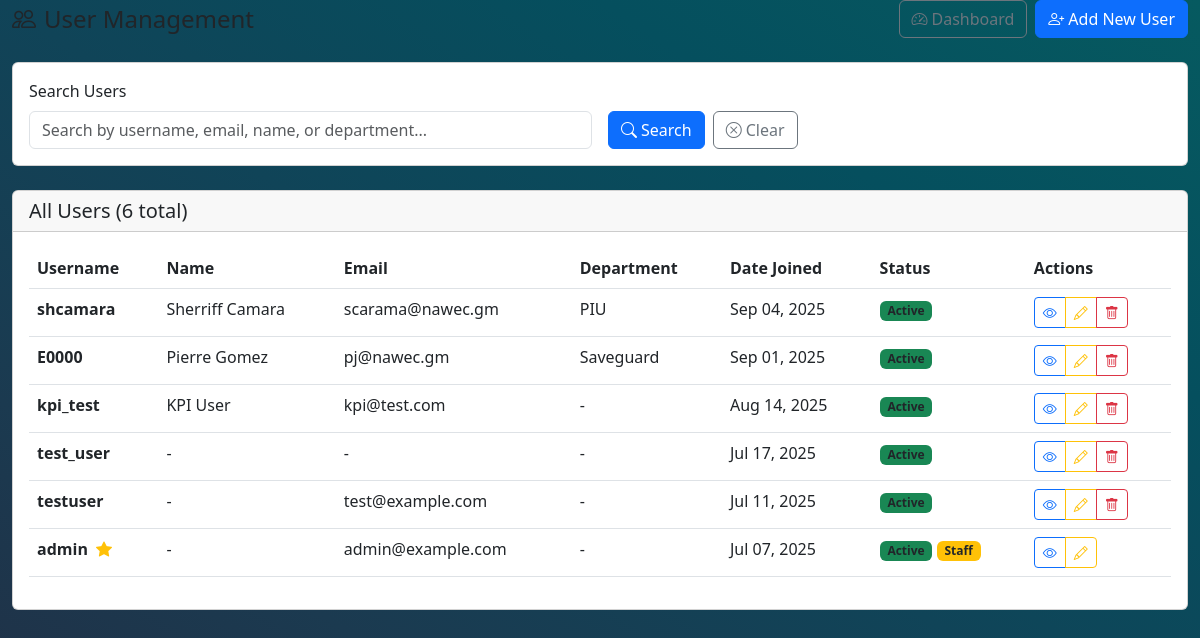
The app's page /user-accounts/users/ (signed in) with its own data.
### accounts/models.py (models this page shows, shortened)
class User(AbstractUser):
    department = models.CharField(max_length=100, null=True, blank=True)
    groups = models.ManyToManyField(
        'auth.Group',
        related_name='custom_user_groups',
        blank=True,
        help_text='The groups this user belongs to.'
    )
    user_permissions = models.ManyToManyField(
        'auth.Permission',
        related_name='custom_user_permissions',
        blank=True,
        help_text='Specific permissions for this user.'
    )

### accounts/views.py (the view, shortened to what this page needs)
# urls.py: path('users/', views.UserListView.as_view(), name='user_list'),
class UserListView(LoginRequiredMixin, UserPassesTestMixin, ListView):
    model = User
    template_name = 'accounts/user_list.html'
    context_object_name = 'users'
    paginate_by = 20
    def test_func(self):
        return is_admin(self.request.user)
    def get_queryset(self):
        queryset = User.objects.all().order_by('-date_joined')
        search_query = self.request.GET.get('search')
        return queryset
    def get_context_data(self, **kwargs):
        context = super().get_context_data(**kwargs)
        context['search_query'] = self.request.GET.get('search', '')
        return context

### accounts/views.py (called while the page is built)
def is_admin(user):
    return user.is_superuser or user.is_staff

### templates/accounts/user_list.html (shortened to what this page needs)
{% extends "base.html" %}
{% load widget_tweaks %}
{% block content %}
<div class="container-fluid">
    <div class="row">
        <div class="col-12">
            <div class="d-flex justify-content-between align-items-center mb-4">
                <h2 class="h4 text-dark mb-0">
                    <i class="bi bi-people me-2"></i>User Management
                </h2>
                <div class="d-flex gap-2">
                    <a href="{% url 'accounts:user_dashboard' %}" class="btn btn-outline-secondary">
                        <i class="bi bi-speedometer2 me-1"></i>Dashboard
                    </a>
                    <a href="{% url 'accounts:user_create' %}" class="btn btn-primary">
                        <i class="bi bi-person-plus me-1"></i>Add New User
                    </a>
                </div>
            </div>
            <div class="card mb-4">
                <div class="card-body">
                    <form method="GET" class="row g-3">
                        <div class="col-md-6">
                            <label for="search" class="form-label">Search Users</label>
                            <input type="text"
                                   class="form-control"
                                   id="search"
                                   name="search"
                                   value="{{ search_query }}"
                                   placeholder="Search by username, email, name, or department...">
                        </div>
                        <div class="col-md-6 d-flex align-items-end">
                            <button type="submit" class="btn btn-primary me-2">
                                <i class="bi bi-search me-1"></i>Search
                            </button>
                            <a href="{% url 'accounts:user_list' %}" class="btn btn-outline-secondary">
                                <i class="bi bi-x-circle me-1"></i>Clear
                            </a>
                        </div>
                    </form>
                </div>
            </div>
            <div class="card">
                <div class="card-header">
                    <h5 class="mb-0">All Users ({{ users|length }} total)</h5>
                </div>
                <div class="card-body">
                    <div class="table-responsive">
                        <table class="table table-hover">
                            <thead>
                                <tr>
                                    <th>Username</th>
                                    <th>Name</th>
                                    <th>Email</th>
                                    <th>Department</th>
                                    <th>Date Joined</th>
                                    <th>Status</th>
                                    <th>Actions</th>
                                </tr>
                            </thead>
                            <tbody>
                                {% for user in users %}
                                <tr>
                                    <td>
                                        <strong>{{ user.username }}</strong>
                                        {% if user.is_superuser %}
                                            <i class="bi bi-star-fill text-warning ms-1" title="Superuser"></i>
                                        {% endif %}
                                    </td>
                                    <td>{{ user.get_full_name|default:"-" }}</td>
                                    <td>{{ user.email|default:"-" }}</td>
                                    <td>{{ user.department|default:"-" }}</td>
                                    <td>{{ user.date_joined|date:"M d, Y" }}</td>
                                    <td>
                                        {% if user.is_active %}
                                            <span class="badge bg-success">Active</span>
                                        {% else %}
                                            <span class="badge bg-danger">Inactive</span>
                                        {% endif %}
                                        {% if user.is_staff %}
                                            <span class="badge bg-warning">Staff</span>
                                        {% endif %}
                                    </td>
                                    <td>
                                        <div class="btn-group" role="group">
                                            <a href="{% url 'accounts:user_detail' user.pk %}"
                                               class="btn btn-sm btn-outline-primary"
                                               title="View Details">
                                                <i class="bi bi-eye"></i>
                                            </a>
                                            <a href="{% url 'accounts:user_update' user.pk %}"
                                               class="btn btn-sm btn-outline-warning"
                                               title="Edit User">
                                                <i class="bi bi-pencil"></i>
                                            </a>
                                            {% if user != request.user %}
                                            <a href="{% url 'accounts:user_delete' user.pk %}"
                                               class="btn btn-sm btn-outline-danger"
                                               title="Delete User"
                                               onclick="return confirm('Are you sure you want to delete this user?')">
                                                <i class="bi bi-trash"></i>
                                            </a>
                                            {% endif %}
                                        </div>
                                    </td>
                                </tr>
                                {% endfor %}
                            </tbody>
                        </table>
                    </div>
                </div>
            </div>
        </div>
    </div>
</div>
{% endblock %}

### templates/base.html (shortened to what this page needs)
{% load static %}
<!DOCTYPE html>
<html lang="en">
<head>
    <link href="{% static 'css/vendor/tailwind.min.css' %}" rel="stylesheet" />
    <link href="{% static 'css/tailwind-reset.css' %}" rel="stylesheet" />
    <link href="{% static 'css/vendor/bootstrap.min.css' %}" rel="stylesheet" />
    <link rel="stylesheet" href="{% static 'css/vendor/bootstrap-icons.css' %}" />
    <link rel="stylesheet" href="{% static 'css/vendor/fontawesome.min.css' %}" />
    <link href="{% static 'css/styles.css' %}" rel="stylesheet" />
    <link href="{% static 'css/text-contrast.css' %}" rel="stylesheet" />
</head>
<body hx-headers='{"X-CSRFToken": "{{ csrf_token }}"}'>
    {% block content %}
    {% endblock %}
</body>
</html>

### static/css/styles.css (style rules this page uses)
body { background-image: linear-gradient(to right top, #212f45, #1b3a50, #104458, #054f5e, #065a60); min-height: 100vh; }

### static/css/text-contrast.css (style rules this page uses)
.bg-white, .card-body, .card, .table, .form-control, .form-select, .list-group-item, .modal-content, .dropdown-menu { color: #212529 !important; }
.bg-white h1, .bg-white h2, .bg-white h3, .bg-white h4, .bg-white h5, .bg-white h6, .card h1, .card h2, .card h3, .card h4, .card h5, .card h6, .table h1, .table h2, .table h3, .table h4, .table h5, .table h6, .modal-content h1, .modal-content h2, .modal-content h3, .modal-content h4, .modal-content h5, .modal-content h6 { color: #212529 !important; }
.bg-white p, .bg-white span, .bg-white div, .bg-white td, .bg-white th, .bg-white label, .card p, .card span, .card div, .card td, .card th, .card label, .table p, .table span, .table div, .table td, .table th, .table label, .modal-content p, .modal-content span, .modal-content div, .modal-content td, .modal-content th, .modal-content label { color: #212529 !important; }
.bg-white .form-control, .bg-white .form-select, .bg-white .form-check-label, .card .form-control, .card .form-select, .card .form-check-label, .modal-content .form-control, .modal-content .form-select, .modal-content .form-check-label { color: #212529 !important; }
.container, .container-fluid, .row, .col { color: inherit; }

### records on screen
User: username "shcamara", get_full_name "Sherriff Camara", email "scarama@nawec.gm", department "PIU", date_joined "Sep 04, 2025", is_active "Active"
User: username "E0000", get_full_name "Pierre Gomez", email "pj@nawec.gm", department "Saveguard", date_joined "Sep 01, 2025", is_active "Active"
User: username "kpi_test", get_full_name "KPI User", email "kpi@test.com", department "-", date_joined "Aug 14, 2025", is_active "Active"
User: username "test_user", get_full_name "-", email "-", department "-", date_joined "Jul 17, 2025", is_active "Active"
User: username "testuser", get_full_name "-", email "test@example.com", department "-", date_joined "Jul 11, 2025", is_active "Active"
User: username "admin", is_superuser True (drawn), get_full_name "-", email "admin@example.com", department "-", date_joined "Jul 07, 2025", is_active "Active", is_staff "Staff"

### other values on screen
{{ users|length }} "6"
